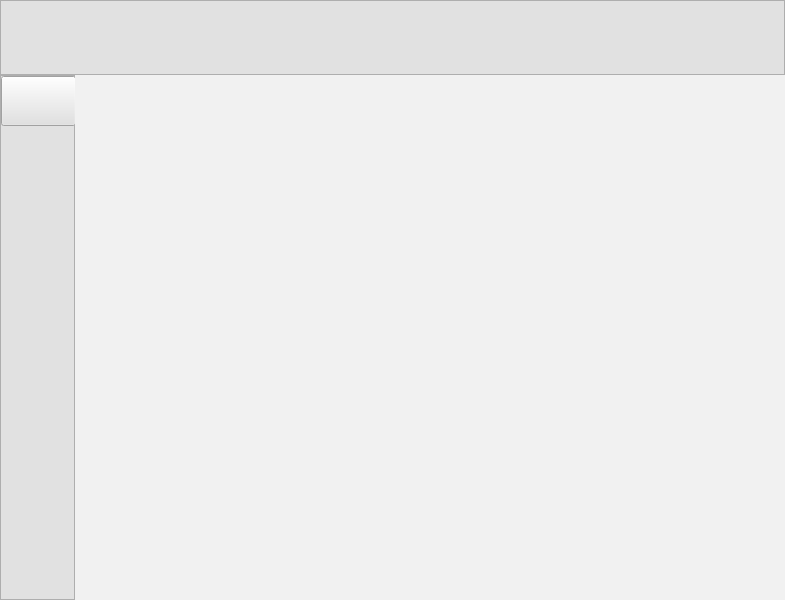
<?xml version="1.0" encoding="UTF-8"?>
<ui version="4.0">
 <class>MainWindow</class>
 <widget class="QMainWindow" name="MainWindow">
  <property name="geometry">
   <rect>
    <x>0</x>
    <y>0</y>
    <width>785</width>
    <height>600</height>
   </rect>
  </property>
  <property name="windowTitle">
   <string>MainWindow</string>
  </property>
  <widget class="QWidget" name="centralwidget">
   <layout class="QVBoxLayout" name="verticalLayout">
    <property name="spacing">
     <number>0</number>
    </property>
    <property name="leftMargin">
     <number>0</number>
    </property>
    <property name="topMargin">
     <number>0</number>
    </property>
    <property name="rightMargin">
     <number>0</number>
    </property>
    <property name="bottomMargin">
     <number>0</number>
    </property>
    <item>
     <widget class="QFrame" name="frame">
      <property name="enabled">
       <bool>true</bool>
      </property>
      <property name="styleSheet">
       <string notr="true"/>
      </property>
      <property name="frameShape">
       <enum>QFrame::NoFrame</enum>
      </property>
      <property name="frameShadow">
       <enum>QFrame::Raised</enum>
      </property>
      <layout class="QVBoxLayout" name="verticalLayout_3">
       <property name="spacing">
        <number>0</number>
       </property>
       <property name="leftMargin">
        <number>0</number>
       </property>
       <property name="topMargin">
        <number>0</number>
       </property>
       <property name="rightMargin">
        <number>0</number>
       </property>
       <property name="bottomMargin">
        <number>0</number>
       </property>
       <item>
        <widget class="QFrame" name="TopBar">
         <property name="frameShape">
          <enum>QFrame::NoFrame</enum>
         </property>
         <property name="frameShadow">
          <enum>QFrame::Raised</enum>
         </property>
         <property name="lineWidth">
          <number>0</number>
         </property>
         <layout class="QVBoxLayout" name="verticalLayout_2">
          <property name="spacing">
           <number>0</number>
          </property>
          <property name="leftMargin">
           <number>0</number>
          </property>
          <property name="topMargin">
           <number>0</number>
          </property>
          <property name="rightMargin">
           <number>0</number>
          </property>
          <property name="bottomMargin">
           <number>0</number>
          </property>
          <item>
           <widget class="QFrame" name="frame_2">
            <property name="minimumSize">
             <size>
              <width>0</width>
              <height>75</height>
             </size>
            </property>
            <property name="maximumSize">
             <size>
              <width>16777215</width>
              <height>75</height>
             </size>
            </property>
            <property name="styleSheet">
             <string notr="true">background-color: rgb(225, 225, 225);
</string>
            </property>
            <property name="frameShape">
             <enum>QFrame::StyledPanel</enum>
            </property>
            <property name="frameShadow">
             <enum>QFrame::Raised</enum>
            </property>
            <property name="lineWidth">
             <number>0</number>
            </property>
            <property name="midLineWidth">
             <number>0</number>
            </property>
           </widget>
          </item>
          <item>
           <widget class="QFrame" name="frame_3">
            <property name="frameShape">
             <enum>QFrame::NoFrame</enum>
            </property>
            <property name="frameShadow">
             <enum>QFrame::Raised</enum>
            </property>
            <property name="lineWidth">
             <number>0</number>
            </property>
            <layout class="QHBoxLayout" name="horizontalLayout">
             <property name="spacing">
              <number>0</number>
             </property>
             <property name="leftMargin">
              <number>0</number>
             </property>
             <property name="topMargin">
              <number>0</number>
             </property>
             <property name="rightMargin">
              <number>0</number>
             </property>
             <property name="bottomMargin">
              <number>0</number>
             </property>
             <item>
              <widget class="QFrame" name="frame_4">
               <property name="minimumSize">
                <size>
                 <width>75</width>
                 <height>0</height>
                </size>
               </property>
               <property name="maximumSize">
                <size>
                 <width>75</width>
                 <height>16777215</height>
                </size>
               </property>
               <property name="styleSheet">
                <string notr="true">background-color: rgb(225, 225, 225);</string>
               </property>
               <property name="frameShape">
                <enum>QFrame::StyledPanel</enum>
               </property>
               <property name="frameShadow">
                <enum>QFrame::Raised</enum>
               </property>
               <layout class="QVBoxLayout" name="verticalLayout_4">
                <property name="spacing">
                 <number>0</number>
                </property>
                <property name="leftMargin">
                 <number>0</number>
                </property>
                <property name="topMargin">
                 <number>0</number>
                </property>
                <property name="rightMargin">
                 <number>0</number>
                </property>
                <property name="bottomMargin">
                 <number>0</number>
                </property>
                <item>
                 <widget class="QPushButton" name="pushButton">
                  <property name="sizePolicy">
                   <sizepolicy hsizetype="Fixed" vsizetype="Fixed">
                    <horstretch>0</horstretch>
                    <verstretch>0</verstretch>
                   </sizepolicy>
                  </property>
                  <property name="minimumSize">
                   <size>
                    <width>75</width>
                    <height>50</height>
                   </size>
                  </property>
                  <property name="text">
                   <string/>
                  </property>
                  <property name="icon">
                   <iconset resource="../images/images.qrc">
                    <normaloff>:/monkey/monkeyLick.gif</normaloff>:/monkey/monkeyLick.gif</iconset>
                  </property>
                 </widget>
                </item>
                <item>
                 <spacer name="verticalSpacer">
                  <property name="orientation">
                   <enum>Qt::Vertical</enum>
                  </property>
                  <property name="sizeHint" stdset="0">
                   <size>
                    <width>20</width>
                    <height>40</height>
                   </size>
                  </property>
                 </spacer>
                </item>
               </layout>
              </widget>
             </item>
             <item>
              <widget class="QStackedWidget" name="stackedWidget">
               <property name="styleSheet">
                <string notr="true">background-color: rgb(241, 241, 241);</string>
               </property>
               <widget class="QWidget" name="page_5"/>
               <widget class="QWidget" name="page_6"/>
              </widget>
             </item>
            </layout>
           </widget>
          </item>
         </layout>
        </widget>
       </item>
      </layout>
     </widget>
    </item>
   </layout>
  </widget>
 </widget>
 <resources>
  <include location="../images/images.qrc"/>
 </resources>
 <connections/>
</ui>
